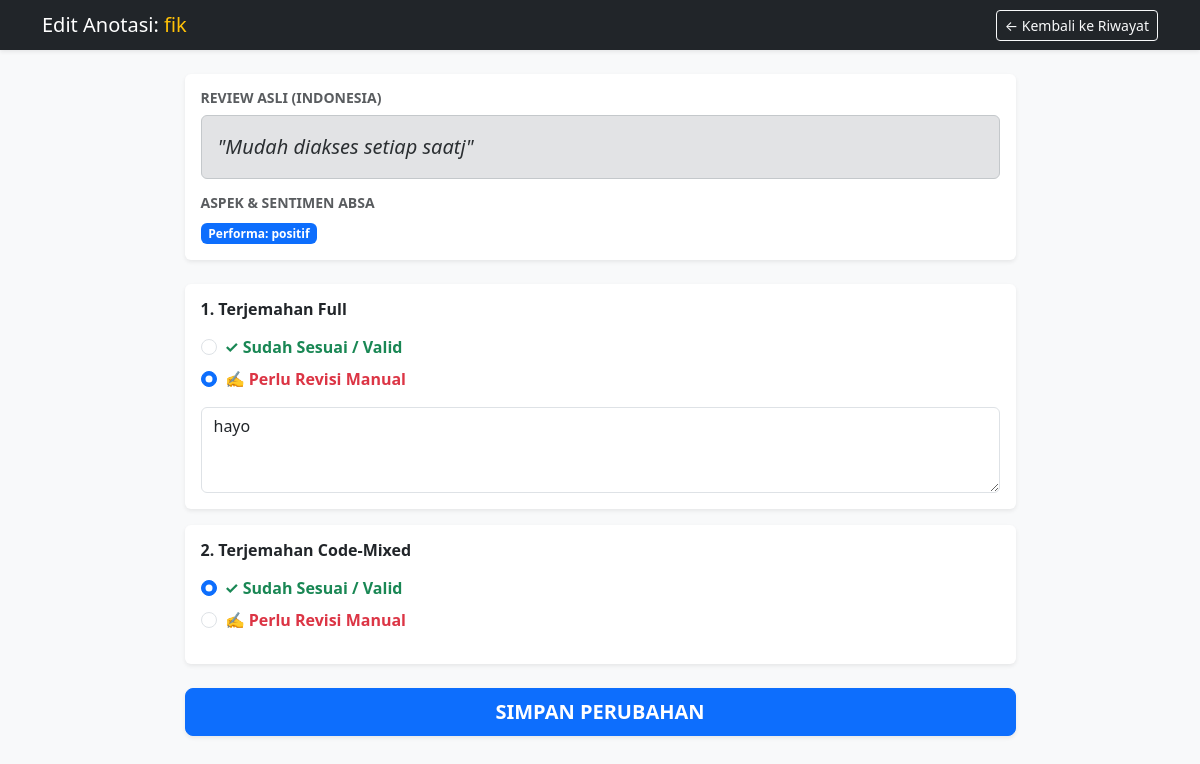
Page /edit/1 (signed in) on the committed database.
### app.py (models this page shows)
class User(UserMixin, db.Model):
    id = db.Column(db.Integer, primary_key=True)
    username = db.Column(db.String(50), unique=True)
    password = db.Column(db.String(100))
    role = db.Column(db.String(20)) # 'jawa' or 'palembang'

class Review(db.Model):
    id = db.Column(db.Integer, primary_key=True)
    content = db.Column(db.Text, nullable=False)
    performa = db.Column(db.String(50))
    tampilan = db.Column(db.String(50))
    tiket = db.Column(db.String(50))
    pembayaran = db.Column(db.String(50))
    akun = db.Column(db.String(50))
    trans_jawa = db.Column(db.Text)
    trans_mix_jawa = db.Column(db.Text)
    trans_palembang = db.Column(db.Text)
    trans_mix_palembang = db.Column(db.Text)
    annotations = db.relationship('Annotation', backref='review', lazy=True)

class Annotation(db.Model):
    id = db.Column(db.Integer, primary_key=True)
    review_id = db.Column(db.Integer, db.ForeignKey('review.id'), nullable=False)
    user_id = db.Column(db.Integer, db.ForeignKey('user.id'), nullable=False)
    status_full = db.Column(db.String(20), default='valid')
    rev_full = db.Column(db.Text)
    status_mix = db.Column(db.String(20), default='valid')
    rev_mix = db.Column(db.Text)
    timestamp = db.Column(db.DateTime, default=datetime.utcnow)

### app.py (the view, shortened to what this page needs)
@app.route('/edit/<int:annotation_id>', methods=['GET', 'POST'])
@login_required
def edit_annotation(annotation_id):
    anno = Annotation.query.get_or_404(annotation_id)
    if anno.user_id != current_user.id:
        return redirect(url_for('history'))
    review = Review.query.get(anno.review_id)
    return render_template('edit_annotate.html', anno=anno, review=review)

### app.py (called while the page is built)
@login_manager.user_loader
def load_user(user_id):
    return User.query.get(int(user_id))

### templates/edit_annotate.html (shortened to what this page needs)
<!DOCTYPE html>
<html lang="id">
<head>
    <link href="https://cdn.jsdelivr.net/npm/bootstrap@5.3.0/dist/css/bootstrap.min.css" rel="stylesheet">
</head>
<body class="bg-light">
    <nav class="navbar navbar-dark bg-dark shadow-sm mb-4">
        <div class="container d-flex justify-content-between">
            <span class="navbar-brand mb-0 h1">Edit Anotasi: <span class="text-warning">{{ current_user.username }}</span></span>
            <a href="{{ url_for('history') }}" class="btn btn-outline-light btn-sm">← Kembali ke Riwayat</a>
        </div>
    </nav>
    <div class="container pb-5">
        <div class="row justify-content-center">
            <div class="col-md-9">
                <div class="card shadow-sm border-0 mb-4">
                    <div class="card-body">
                        <h6 class="text-uppercase text-muted fw-bold small">Review Asli (Indonesia)</h6>
                        <div class="alert alert-secondary fs-5 fst-italic mb-3">
                            "{{ review.content }}"
                        </div>
                        <h6 class="text-uppercase text-muted fw-bold small">Aspek & Sentimen ABSA</h6>
                        <div>
                            {% if review.performa %}<span class="badge bg-primary me-1">Performa: {{ review.performa }}</span>{% endif %}
                        </div>
                    </div>
                </div>
                <form method="POST">
                    <div class="card shadow-sm border-0 mb-3">
                        <div class="card-body">
                            <h5 class="card-title fw-bold fs-6 mb-3">1. Terjemahan Full</h5>
                            <div class="form-check mb-2">
                                <input class="form-check-input" type="radio" name="option_full" id="edit_valid_full" value="valid" {% if anno.status_full == 'valid' %}checked{% endif %} onclick="toggleRevisi('full', false)">
                                <label class="form-check-label text-success fw-bold" for="edit_valid_full">
                                    ✓ Sudah Sesuai / Valid
                                </label>
                            </div>
                            <div class="form-check mb-3">
                                <input class="form-check-input" type="radio" name="option_full" id="edit_revise_full" value="revise" {% if anno.status_full == 'revise' %}checked{% endif %} onclick="toggleRevisi('full', true)">
                                <label class="form-check-label text-danger fw-bold" for="edit_revise_full">
                                    ✍️ Perlu Revisi Manual
                                </label>
                            </div>
                            <div id="box_rev_full" style="display: {% if anno.status_full == 'revise' %}block{% else %}none{% endif %};">
                                <textarea name="rev_full" class="form-control" rows="3" placeholder="Tulis perbaikan terjemahan full...">{{ anno.rev_full if anno.rev_full else '' }}</textarea>
                            </div>
                        </div>
                    </div>
                    <div class="card shadow-sm border-0 mb-4">
                        <div class="card-body">
                            <h5 class="card-title fw-bold fs-6 mb-3">2. Terjemahan Code-Mixed</h5>
                            <div class="form-check mb-2">
                                <input class="form-check-input" type="radio" name="option_mix" id="edit_valid_mix" value="valid" {% if anno.status_mix == 'valid' %}checked{% endif %} onclick="toggleRevisi('mix', false)">
                                <label class="form-check-label text-success fw-bold" for="edit_valid_mix">
                                    ✓ Sudah Sesuai / Valid
                                </label>
                            </div>
                            <div class="form-check mb-3">
                                <input class="form-check-input" type="radio" name="option_mix" id="edit_revise_mix" value="revise" {% if anno.status_mix == 'revise' %}checked{% endif %} onclick="toggleRevisi('mix', true)">
                                <label class="form-check-label text-danger fw-bold" for="edit_revise_mix">
                                    ✍️ Perlu Revisi Manual
                                </label>
                            </div>
                        </div>
                    </div>
                    <div class="d-grid">
                        <button type="submit" class="btn btn-primary btn-lg fw-bold shadow-sm">SIMPAN PERUBAHAN</button>
                    </div>
                </form>
            </div>
        </div>
    </div>
</body>
</html>

### rows in the picture
User: username "fik"
Review: content "Mudah diakses setiap saatj", performa "positif"
Annotation: status_full "☐ ✓ Sudah Sesuai / Valid", status_full "☑ ✍️ Perlu Revisi Manual", rev_full "hayo", status_mix "☑ ✓ Sudah Sesuai / Valid", status_mix "☐ ✍️ Perlu Revisi Manual"
